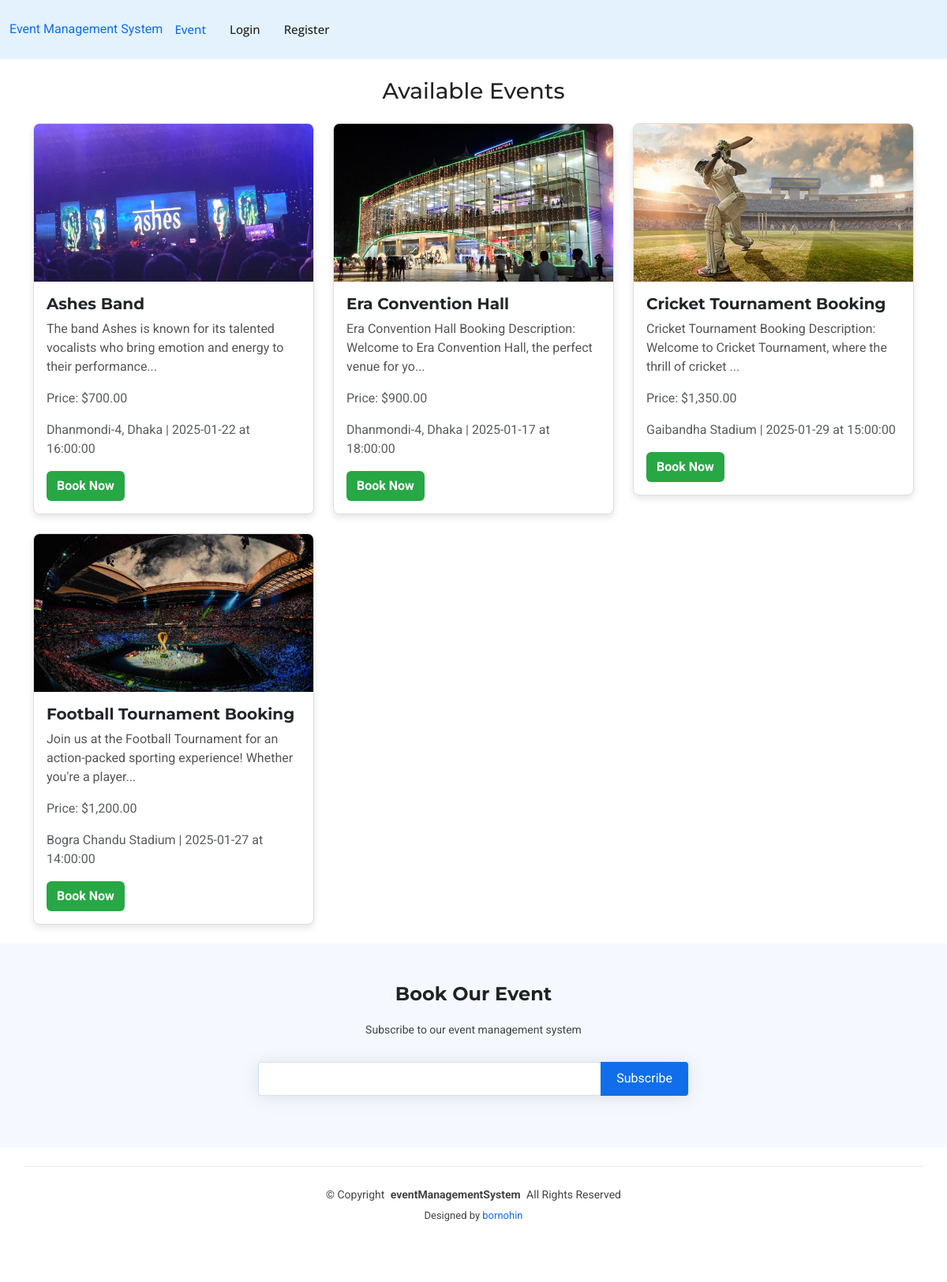
Screenshot of /booking.php with the database file from the repository.
### tables this page shows
CREATE TABLE `events` (
  `id` int(11) NOT NULL,
  `event_title` varchar(255) NOT NULL,
  `event_date` date NOT NULL,
  `event_time` time NOT NULL,
  `event_location` varchar(255) NOT NULL,
  `event_description` text NOT NULL,
  `price` decimal(10,2) NOT NULL,
  `event_image` varchar(255) NOT NULL,
  `created_at` timestamp NOT NULL DEFAULT current_timestamp()
);

### booking.php (the view, shortened to what this page needs)
<?php
include('connect.php');
include('header.php');
$sql = "SELECT id, event_title, event_date, event_time, event_location, event_description, price, event_image FROM events WHERE 1";
$result = mysqli_query($conn, $sql);
?>
<!DOCTYPE html>
<html lang="en">
<head>
</head>
<body>
    <div class="container mt-4">
        <h3 class="text-center mb-4">Available Events</h3>
        <div class="row">
            <?php
            if (mysqli_num_rows($result) > 0) {
                while ($row = mysqli_fetch_assoc($result)) {
                    $event_image = 'admin/uploads/' . $row['event_image'];
            ?>
                    <div class="col-md-4 mb-4">
                        <div class="card event-card">
                            <img src="<?php echo $event_image; ?>" alt="Event Image">
                            <div class="card-body">
                                <h5 class="card-title"><?php echo $row['event_title']; ?></h5>
                                <p class="card-text"><?php echo substr($row['event_description'], 0, 100) . '...'; ?></p>
                                <p class="text-muted">Price: $<?php echo number_format($row['price'], 2); ?></p>
                                <p class="text-muted"><?php echo $row['event_location']; ?> | <?php echo $row['event_date']; ?> at <?php echo $row['event_time']; ?></p>
                                <a href="book-event.php?id=<?php echo $row['id']; ?>" class="btn btn-book">Book Now</a>
                            </div>
                        </div>
                    </div>
            <?php
                }
            } else {
                echo "<div class='col-12 text-center'><p>No events found</p></div>";
            }
            ?>
        </div>
    </div>
    <?php include('footer.php'); ?>
</body>
</html>

### assets/css/main.css (style rules this page uses)
:root { --default-font: "Roboto", system-ui, -apple-system, "Segoe UI", Roboto, "Helvetica Neue", Arial, "Noto Sans", "Liberation Sans", sans-serif, "Apple Color Emoji", "Segoe UI Emoji", "Segoe UI Symbol", "Noto Color Emoji"; --heading-font: "Montserrat", sans-serif; --nav-font: "Open Sans", sans-serif; }
:root { --background-color: #ffffff; --default-color: #444444; --heading-color: #222222; --accent-color: #106eea; --surface-color: #ffffff; --contrast-color: #ffffff; }
:root { --nav-color: #222222; --nav-hover-color: #106eea; --nav-mobile-background-color: #ffffff; --nav-dropdown-background-color: #ffffff; --nav-dropdown-color: #222222; --nav-dropdown-hover-color: #106eea; }
:root { scroll-behavior: smooth; }
body { color: var(--default-color); background-color: var(--background-color); font-family: var(--default-font); }
a { color: var(--accent-color); text-decoration: none; transition: 0.3s; }
h1, h2, h3, h4, h5, h6 { color: var(--heading-color); font-family: var(--heading-font); }

### booking.php (style rules this page uses)
.event-card { border: 1px solid #ddd; border-radius: 8px; box-shadow: 0 4px 8px rgba(0, 0, 0, 0.1); overflow: hidden; }
.event-card img { width: 100%; height: 200px; object-fit: cover; }
.event-card .card-body { padding: 16px; }
.event-card .card-title { font-size: 1.25rem; font-weight: bold; }
.event-card .card-text { color: #555; }
.event-card .btn-book { background-color: #28a745; color: white; font-weight: bold; }

### rows the page displays
events: event_image (picture), event_title "Ashes Band", event_description "The band Ashes is known for its talented vocalists who bring emotion and energy to their performance", price "700.00", event_location "Dhanmondi-4, Dhaka", event_date "2025-01-22", event_time "16:00:00"
events: event_image (picture), event_title "Era Convention Hall", event_description "Era Convention Hall Booking Description: Welcome to Era Convention Hall, the perfect venue for yo", price "900.00", event_location "Dhanmondi-4, Dhaka", event_date "2025-01-17", event_time "18:00:00"
events: event_image (picture), event_title "Cricket Tournament Booking", event_description "Cricket Tournament Booking Description: Welcome to Cricket Tournament, where the thrill of cricket", price "1,350.00", event_location "Gaibandha Stadium", event_date "2025-01-29", event_time "15:00:00"
events: event_image (picture), event_title "Football Tournament Booking", event_description "Join us at the Football Tournament for an action-packed sporting experience! Whether you're a player", price "1,200.00", event_location "Bogra Chandu Stadium", event_date "2025-01-27", event_time "14:00:00"
